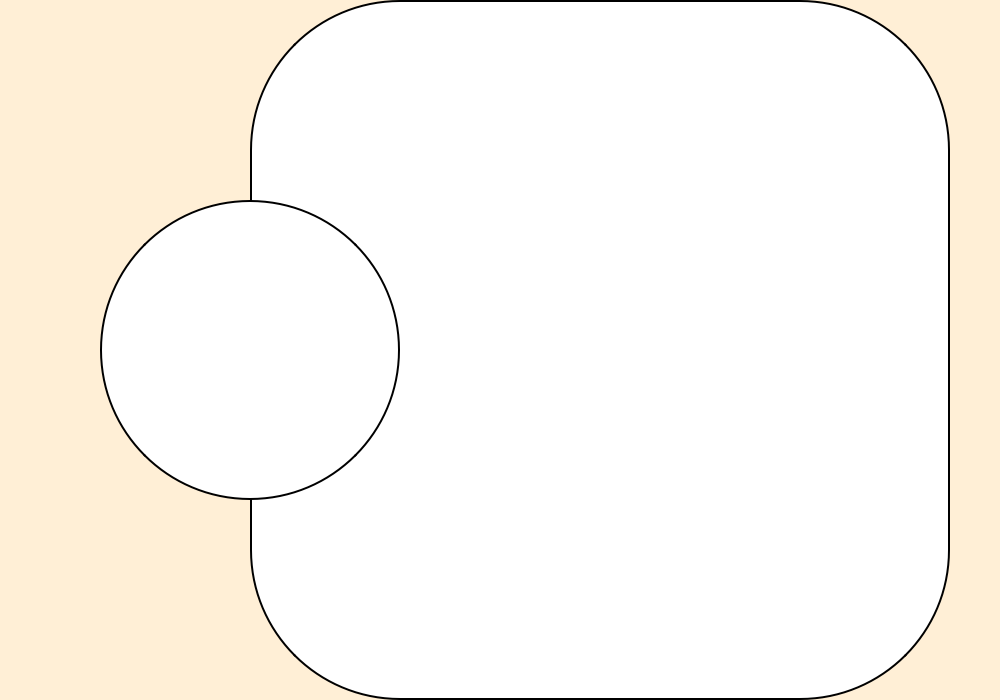
<?xml version="1.0" encoding="UTF-8"?>
<ui version="4.0">
 <class>MainWindow</class>
 <widget class="QMainWindow" name="MainWindow">
  <property name="geometry">
   <rect>
    <x>0</x>
    <y>0</y>
    <width>1000</width>
    <height>700</height>
   </rect>
  </property>
  <property name="windowTitle">
   <string>MainWindow</string>
  </property>
  <property name="styleSheet">
   <string notr="true">background-color: qlineargradient(spread:pad, x1:0.163, y1:0.5625, x2:0.888, y2:0.603273, stop:0.0918367 rgba(255, 239, 214, 255), stop:0.55102 rgba(255, 239, 214, 255));</string>
  </property>
  <widget class="QWidget" name="centralwidget">
   <widget class="QFrame" name="frame">
    <property name="geometry">
     <rect>
      <x>250</x>
      <y>0</y>
      <width>700</width>
      <height>700</height>
     </rect>
    </property>
    <property name="styleSheet">
     <string notr="true">QFrame {
	background-color: rgb(255, 255, 255);
	border: 2px solid rgb(0, 0, 0);
	border-radius: 150px;
}</string>
    </property>
    <property name="frameShape">
     <enum>QFrame::StyledPanel</enum>
    </property>
    <property name="frameShadow">
     <enum>QFrame::Raised</enum>
    </property>
   </widget>
   <widget class="QFrame" name="frame_2">
    <property name="geometry">
     <rect>
      <x>100</x>
      <y>200</y>
      <width>300</width>
      <height>300</height>
     </rect>
    </property>
    <property name="styleSheet">
     <string notr="true">QFrame {
	background-color: rgb(255, 255, 255);
	border: 2px solid rgb(0, 0, 0);
	border-radius: 150px;
}</string>
    </property>
    <property name="frameShape">
     <enum>QFrame::StyledPanel</enum>
    </property>
    <property name="frameShadow">
     <enum>QFrame::Raised</enum>
    </property>
   </widget>
  </widget>
 </widget>
 <resources/>
 <connections/>
</ui>
